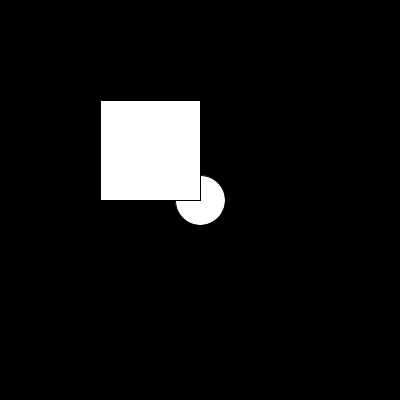
Frame 1 (no input)
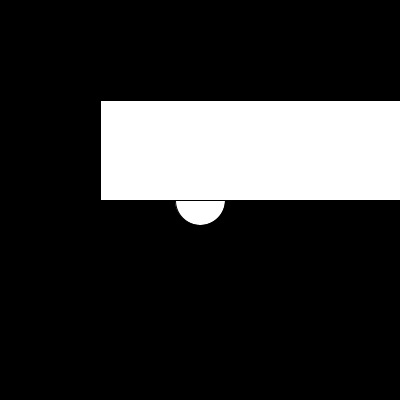
Frame 60 (the mouse pressed at the canvas centre just before this capture)
Frame 120 (the mouse held since frame 60 and released just before this capture): identical to frame 60, image omitted

The Processing sketch that drew these frames (run headless with seeded random() and noise(); from frame 60 on, the mouse is pressed at the canvas centre):

// Processing sketch: sketch_161206a
// ── sketch_161206a.pde
sq s;
void setup() {
  size(400, 400);
  s = new sq();
  
}

void draw() {
  background(0);
  ellipse(200, 200, 50, 50);
  s.display();
  s.update();
  
}
// ── sq.pde
class sq {
  float x =0;
  sq() {
    
    
  }
  void update() {
    x+=10;
    
  }
  void display() {
    rect(100, 100, 100+x, 100);
    
  }
  
  
}
